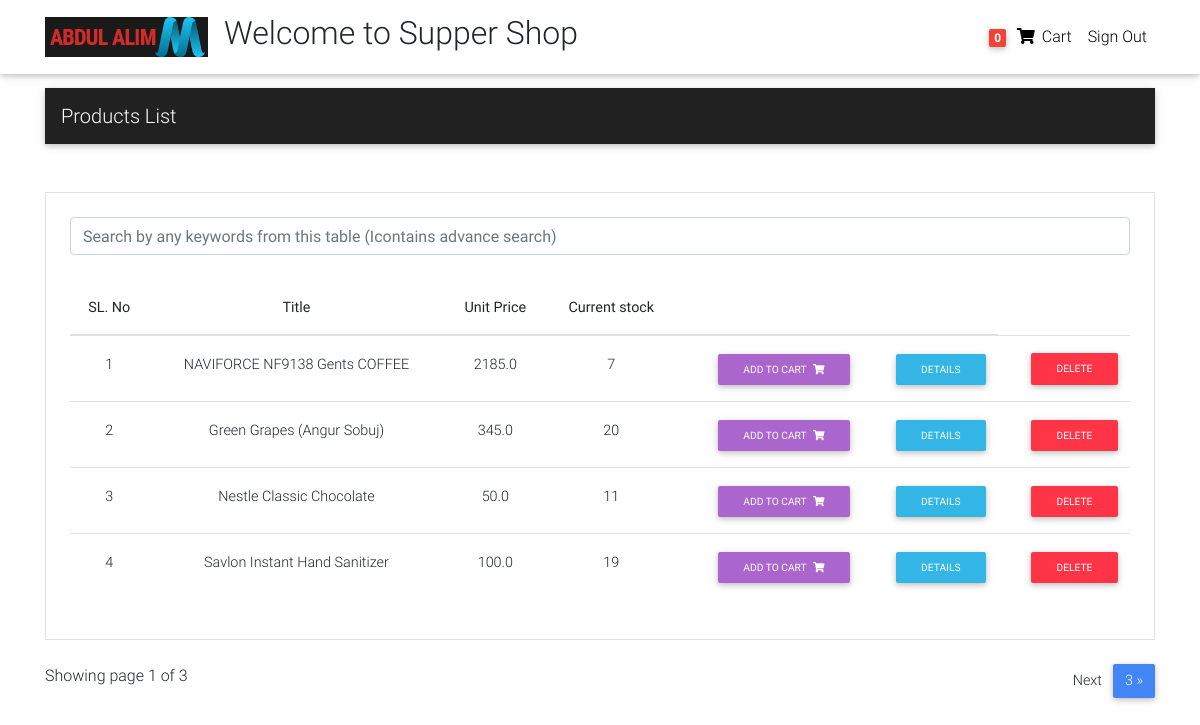
The app's page / (signed in) with its own data.
### management/models.py (models this page shows, shortened)
class Item(models.Model):
    title = models.CharField(max_length=100)
    price = models.FloatField()
    discount_price = models.FloatField(blank=True, null=True)
    category = models.CharField(choices=CATEGORY_CHOICES, max_length=2)
    label = models.CharField(choices=LABEL_CHOICES, max_length=1)
    slug = models.SlugField()
    description = models.TextField()
    image = models.ImageField()
    current_stock = models.IntegerField(default=1)
    def get_absolute_url(self):
        return reverse("ecommerce:product", kwargs={"slug": self.slug})
    def get_add_to_cart_url(self):
        return reverse("ecommerce:add-to-cart", kwargs={"slug": self.slug})

### management/views.py (the view)
# urls.py: path('', HomeView.as_view(), name='home'),
class HomeView(ListView):
    model = Item
    paginate_by = 4
    template_name = "home.html"

### management/templatetags/cart_template_tags.py (called while the page is built)
@register.filter
def cart_item_count(user):
    if user.is_authenticated:
        qs = Order.objects.filter(user=user,ordered=False)
        if qs.exists():
            return qs[0].items.count()
    return 0

### templates/home.html (shortened to what this page needs)
{% extends 'base.html' %}
{% load static %}
{% block content %}
{% if request.user.is_authenticated %}
  <main>
    <div class="container">
      <nav class="navbar navbar-expand-lg navbar-dark bg-dark lighten-3 mt-3 mb-5">
        <span class="navbar-brand" style="text-align: center;">Products List</span>
      </nav>
      {% if object_list %}
      <section class="border p-4 mb-4">
        <div class="input-group mb-4">
          <input type="text" class="form-control" id="searchField" placeholder="Search by any keywords from this table (Icontains advance search)" >
        </div>
        <div id="datatable-advanced-search" class="datatable">
          <div class="datatable-inner table-responsive ps" style="overflow: auto; position: relative;">
            <div class="main-table">
              <table class="table datatable-table">
                <thead class="datatable-header">
                  <tr>
                    <th style="text-align: center;">SL. No</th>
                    <th style="text-align: center;"></i> Title</th>
                    <th style="text-align: center;"> Unit Price</th>
                    <th style="text-align: center;"> Current stock</th>
                    <th></th>
                    <th></th>
                  </tr>
                </thead>
                <tbody>
                  {% for item in object_list %}
                  <tr scope="row">
                    <td style="text-align: center;" >{{item.id}}</td>
                    <td style="text-align: center;" >{{item.title}}</td>
                    <td style="text-align: center;" >{{item.price}}</td>
                    <td style="text-align: center;" >{{item.current_stock}}</td>
                    <td style="text-align: right;"><a href="{{item.get_add_to_cart_url}}" class="btn btn-sm btn-secondary">Add to cart <i class="fas fa-shopping-cart ml-1"></i></a></td>
                    <td style="text-align: right;"><a href="{{item.get_absolute_url}}" class="btn btn-sm btn-info">Details</a></td>
                    <td style="text-align: right;"><a href="{% url 'ecommerce:product-delete' item.id %}" class="btn btn-sm btn-danger">Delete</a></td>
                  </tr>
                  {% endfor %}
                </tbody>
              </table>
            </div>
          </div>
        </div>
      </section>
        <div class="pagination-container">
          <div>
              Showing page {{page_obj.number}} of {{page_obj.paginator.num_pages}}
              <ul class="pagination align-right float-right mr-auto">
                {% if page_obj.has_next %}
                    <li class="page-item"><a class="page-link" href="?page={{page_obj.next_page_number}}">Next</a></li>
                    <li class="page-item active" ><a class="page-link" href="?page={{page_obj.paginator.num_pages}}">{{page_obj.paginator.num_pages}} &raquo;</a></li>
                {% endif %}
            </ul>
          </div>
        </div>
      {% else %}
        <p style="text-align: center;">You have not enough products to display</p>
      {% endif %}
    </div>
  </main>
{% endif %}
{% endblock content %}

### templates/base.html (shortened to what this page needs)
{% load static %}
<!DOCTYPE html>
<html lang="en">
{% include 'head.html' %}
<body>
{% include 'navbar.html' %}
    <div class="mt-5 pt-4">
    </div>
    {% block content %}
    {% endblock content %}
</body>
</html>

### templates/head.html (shortened to what this page needs)
{% load static %}
<head>
  <link rel="stylesheet" href="https://use.fontawesome.com/releases/v5.11.2/css/all.css">
  <link href="{% static 'css/bootstrap.min.css'%}" rel="stylesheet">
  <link href="{% static 'css/mdb.min.css'%}" rel="stylesheet">
  <link href="{% static 'css/style.min.css'%}" rel="stylesheet">
</head>

### templates/navbar.html (shortened to what this page needs)
  {% load static %}
  {% load cart_template_tags %}
  <nav class="navbar fixed-top navbar-expand-lg navbar-light white scrolling-navbar">
    <div class="container">
      <a class="navbar-brand waves-effect" href="{% url 'ecommerce:home' %}">
        <img src="{% static 'img/logo.jpg' %}">
      </a>
      <h2>Welcome to Supper Shop</h2>
      <div class="collapse navbar-collapse" id="navbarSupportedContent">
        <ul class="navbar-nav nav-flex-icons ml-auto">
          {% if request.user.is_authenticated %}
          <li class="nav-item">
            <a href="{% url 'ecommerce:order-summary' %}" class="nav-link waves-effect">
              <span class="badge red z-depth-1 mr-1"> {{request.user | cart_item_count}} </span>
              <i class="fas fa-shopping-cart"></i>
              <span class="clearfix d-none d-sm-inline-block"> Cart </span>
            </a>
          </li>
          <li class="nav-item">
            <a class="nav-link waves-effect" href="{% url 'account_logout' %}">
              <span class="clearfix d-none d-sm-inline-block"> Sign Out </span>
            </a>
          </li>
          {% endif %}
        </ul>
      </div>
    </div>
  </nav>

### templates/scripts.html (shortened to what this page needs)
{% load static %}

### templates/head.html (style rules this page uses)
html, body, header, .carousel { height: 60vh; }

### records on screen
Item: id "1", title "NAVIFORCE NF9138 Gents COFFEE", price "2185.0", current_stock "7"
Item: id "2", title "Green Grapes (Angur Sobuj)", price "345.0", current_stock "20"
Item: id "3", title "Nestle Classic Chocolate", price "50.0", current_stock "11"
Item: id "4", title "Savlon Instant Hand Sanitizer", price "100.0", current_stock "19"

### other values on screen
{{ request.user | cart_item_count }} "0"
{{ page_obj.number }} "1"
{{ page_obj.paginator.num_pages }} "3"
